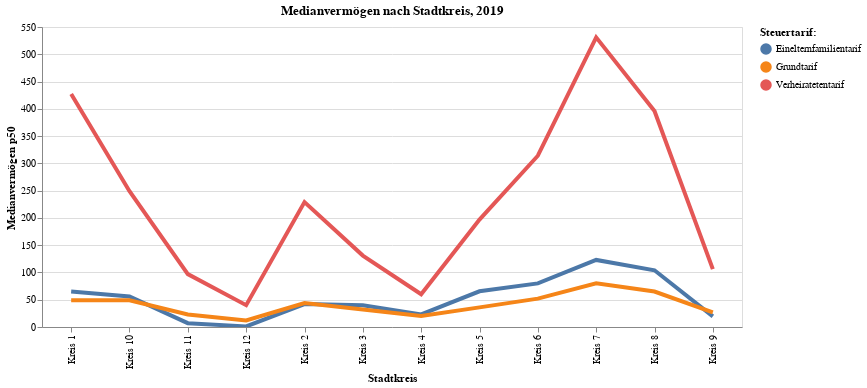

Notebook code cell kept with this figure:
### Code cell
myTitle="Medianvermögen nach Stadtkreis, 2019"

highlight = alt.selection(type='single', on='mouseover',
                          fields=['SteuerTarifLang'], nearest=True)

base = alt.Chart(myGraph,title=myTitle ).encode(
    x=alt.X('KreisLang', axis=alt.Axis(title='Stadtkreis'))
    ,y=alt.X('SteuerVermoegen_p50', axis=alt.Axis(title='Medianvermögen p50'))
    , color=alt.Color('SteuerTarifLang', legend=alt.Legend(title="Steuertarif:", orient="right"))  
    ,tooltip=['SteuerJahr', 'KreisLang','SteuerVermoegen_p50', 'SteuerTarifLang']       
)

points = base.mark_circle().encode(
    opacity=alt.value(0)
).add_selection(
    highlight
).properties(
    width=700 , height=300
)
lines = base.mark_line().encode(
    size=alt.condition(~highlight, alt.value(1.5), alt.value(4))
).interactive()

points + lines

### Figure 1 — Vega-Lite specification as saved in the notebook (floating-point values rounded to 4 significant figures)
{"config": {"view": {"continuousWidth": 400, "continuousHeight": 300}}, "layer": [{"mark": "circle", "encoding": {"color": {"type": "nominal", "field": "SteuerTarifLang", "legend": {"orient": "right", "title": "Steuertarif:"}}, "opacity": {"value": 0}, "tooltip": [{"type": "temporal", "field": "SteuerJahr"}, {"type": "nominal", "field": "KreisLang"}, {"type": "quantitative", "field": "SteuerVermoegen_p50"}, {"type": "nominal", "field": "SteuerTarifLang"}], "x": {"type": "nominal", "axis": {"title": "Stadtkreis"}, "field": "KreisLang"}, "y": {"type": "quantitative", "axis": {"title": "Medianvermögen p50"}, "field": "SteuerVermoegen_p50"}}, "height": 300, "selection": {"selector005": {"type": "single", "on": "mouseover", "fields": ["SteuerTarifLang"], "nearest": true}}, "title": "Medianvermögen nach Stadtkreis, 2019", "width": 700}, {"mark": "line", "encoding": {"color": {"type": "nominal", "field": "SteuerTarifLang", "legend": {"orient": "right", "title": "Steuertarif:"}}, "size": {"condition": {"value": 1.5, "selection": {"not": "selector005"}}, "value": 4}, "tooltip": [{"type": "temporal", "field": "SteuerJahr"}, {"type": "nominal", "field": "KreisLang"}, {"type": "quantitative", "field": "SteuerVermoegen_p50"}, {"type": "nominal", "field": "SteuerTarifLang"}], "x": {"type": "nominal", "axis": {"title": "Stadtkreis"}, "field": "KreisLang"}, "y": {"type": "quantitative", "axis": {"title": "Medianvermögen p50"}, "field": "SteuerVermoegen_p50"}}, "selection": {"selector006": {"type": "interval", "bind": "scales", "encodings": ["x", "y"]}}, "title": "Medianvermögen nach Stadtkreis, 2019"}], "data": {"name": "data-8e3c7571a33da1e96d7106d8df3fa39a"}, "$schema": "https://vega.github.io/schema/vega-lite/v4.8.1.json", "datasets": {"data-8e3c7571a33da1e96d7106d8df3fa39a": [{"SteuerJahr": "2019-01-01T00:00:00", "KreisLang": "Kreis 12", "KreisSort": 12, "SteuerTarifLang": "Einelternfamilientarif", "SteuerVermoegen_p50": 1.0}, {"SteuerJahr": "2019-01-01T00:00:00", "KreisLang": "Kreis 12", "KreisSort": 12, "SteuerTarifLang": "Verheiratetentarif", "SteuerVermoegen_p50": 40.0}, {"SteuerJahr": "2019-01-01T00:00:00", "KreisLang": "Kreis 12", "KreisSort": 12, "SteuerTarifLang": "Grundtarif", "SteuerVermoegen_p50": 12.0}, {"SteuerJahr": "2019-01-01T00:00:00", "KreisLang": "Kreis 11", "KreisSort": 11, "SteuerTarifLang": "Einelternfamilientarif", "SteuerVermoegen_p50": 7.0}, {"SteuerJahr": "2019-01-01T00:00:00", "KreisLang": "Kreis 11", "KreisSort": 11, "SteuerTarifLang": "Verheiratetentarif", "SteuerVermoegen_p50": 97.0}, {"SteuerJahr": "2019-01-01T00:00:00", "KreisLang": "Kreis 11", "KreisSort": 11, "SteuerTarifLang": "Grundtarif", "SteuerVermoegen_p50": 23.0}, {"SteuerJahr": "2019-01-01T00:00:00", "KreisLang": "Kreis 10", "KreisSort": 10, "SteuerTarifLang": "Grundtarif", "SteuerVermoegen_p50": 49.0}, {"SteuerJahr": "2019-01-01T00:00:00", "KreisLang": "Kreis 10", "KreisSort": 10, "SteuerTarifLang": "Verheiratetentarif", "SteuerVermoegen_p50": 249.0}, {"SteuerJahr": "2019-01-01T00:00:00", "KreisLang": "Kreis 10", "KreisSort": 10, "SteuerTarifLang": "Einelternfamilientarif", "SteuerVermoegen_p50": 56.0}, {"SteuerJahr": "2019-01-01T00:00:00", "KreisLang": "Kreis 9", "KreisSort": 9, "SteuerTarifLang": "Einelternfamilientarif", "SteuerVermoegen_p50": 19.5}, {"SteuerJahr": "2019-01-01T00:00:00", "KreisLang": "Kreis 9", "KreisSort": 9, "SteuerTarifLang": "Verheiratetentarif", "SteuerVermoegen_p50": 106.0}, {"SteuerJahr": "2019-01-01T00:00:00", "KreisLang": "Kreis 9", "KreisSort": 9, "SteuerTarifLang": "Grundtarif", "SteuerVermoegen_p50": 27.0}, {"SteuerJahr": "2019-01-01T00:00:00", "KreisLang": "Kreis 8", "KreisSort": 8, "SteuerTarifLang": "Einelternfamilientarif", "SteuerVermoegen_p50": 104.0}, {"SteuerJahr": "2019-01-01T00:00:00", "KreisLang": "Kreis 8", "KreisSort": 8, "SteuerTarifLang": "Verheiratetentarif", "SteuerVermoegen_p50": 396.0}, {"SteuerJahr": "2019-01-01T00:00:00", "KreisLang": "Kreis 8", "KreisSort": 8, "SteuerTarifLang": "Grundtarif", "SteuerVermoegen_p50": 65.0}, {"SteuerJahr": "2019-01-01T00:00:00", "KreisLang": "Kreis 7", "KreisSort": 7, "SteuerTarifLang": "Verheiratetentarif", "SteuerVermoegen_p50": 531.0}, {"SteuerJahr": "2019-01-01T00:00:00", "KreisLang": "Kreis 7", "KreisSort": 7, "SteuerTarifLang": "Einelternfamilientarif", "SteuerVermoegen_p50": 123.0}, {"SteuerJahr": "2019-01-01T00:00:00", "KreisLang": "Kreis 7", "KreisSort": 7, "SteuerTarifLang": "Grundtarif", "SteuerVermoegen_p50": 80.0}, {"SteuerJahr": "2019-01-01T00:00:00", "KreisLang": "Kreis 6", "KreisSort": 6, "SteuerTarifLang": "Verheiratetentarif", "SteuerVermoegen_p50": 314.0}, {"SteuerJahr": "2019-01-01T00:00:00", "KreisLang": "Kreis 6", "KreisSort": 6, "SteuerTarifLang": "Grundtarif", "SteuerVermoegen_p50": 52.0}, {"SteuerJahr": "2019-01-01T00:00:00", "KreisLang": "Kreis 6", "KreisSort": 6, "SteuerTarifLang": "Einelternfamilientarif", "SteuerVermoegen_p50": 80.0}, {"SteuerJahr": "2019-01-01T00:00:00", "KreisLang": "Kreis 5", "KreisSort": 5, "SteuerTarifLang": "Einelternfamilientarif", "SteuerVermoegen_p50": 65.5}, {"SteuerJahr": "2019-01-01T00:00:00", "KreisLang": "Kreis 5", "KreisSort": 5, "SteuerTarifLang": "Verheiratetentarif", "SteuerVermoegen_p50": 197.0}, {"SteuerJahr": "2019-01-01T00:00:00", "KreisLang": "Kreis 5", "KreisSort": 5, "SteuerTarifLang": "Grundtarif", "SteuerVermoegen_p50": 36.0}, {"SteuerJahr": "2019-01-01T00:00:00", "KreisLang": "Kreis 4", "KreisSort": 4, "SteuerTarifLang": "Grundtarif", "SteuerVermoegen_p50": 20.0}, {"SteuerJahr": "2019-01-01T00:00:00", "KreisLang": "Kreis 4", "KreisSort": 4, "SteuerTarifLang": "Einelternfamilientarif", "SteuerVermoegen_p50": 23.0}, {"SteuerJahr": "2019-01-01T00:00:00", "KreisLang": "Kreis 4", "KreisSort": 4, "SteuerTarifLang": "Verheiratetentarif", "SteuerVermoegen_p50": 60.0}, {"SteuerJahr": "2019-01-01T00:00:00", "KreisLang": "Kreis 3", "KreisSort": 3, "SteuerTarifLang": "Einelternfamilientarif", "SteuerVermoegen_p50": 40.0}, {"SteuerJahr": "2019-01-01T00:00:00", "KreisLang": "Kreis 3", "KreisSort": 3, "SteuerTarifLang": "Verheiratetentarif", "SteuerVermoegen_p50": 131.0}, {"SteuerJahr": "2019-01-01T00:00:00", "KreisLang": "Kreis 3", "KreisSort": 3, "SteuerTarifLang": "Grundtarif", "SteuerVermoegen_p50": 32.0}, {"SteuerJahr": "2019-01-01T00:00:00", "KreisLang": "Kreis 2", "KreisSort": 2, "SteuerTarifLang": "Einelternfamilientarif", "SteuerVermoegen_p50": 42.0}, {"SteuerJahr": "2019-01-01T00:00:00", "KreisLang": "Kreis 2", "KreisSort": 2, "SteuerTarifLang": "Verheiratetentarif", "SteuerVermoegen_p50": 229.0}, {"SteuerJahr": "2019-01-01T00:00:00", "KreisLang": "Kreis 2", "KreisSort": 2, "SteuerTarifLang": "Grundtarif", "SteuerVermoegen_p50": 44.0}, {"SteuerJahr": "2019-01-01T00:00:00", "KreisLang": "Kreis 1", "KreisSort": 1, "SteuerTarifLang": "Einelternfamilientarif", "SteuerVermoegen_p50": 65.0}, {"SteuerJahr": "2019-01-01T00:00:00", "KreisLang": "Kreis 1", "KreisSort": 1, "SteuerTarifLang": "Verheiratetentarif", "SteuerVermoegen_p50": 427.0}, {"SteuerJahr": "2019-01-01T00:00:00", "KreisLang": "Kreis 1", "KreisSort": 1, "SteuerTarifLang": "Grundtarif", "SteuerVermoegen_p50": 49.0}]}}
